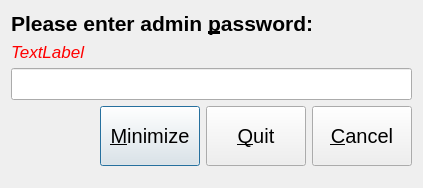
<?xml version="1.0" encoding="UTF-8"?>
<ui version="4.0">
 <class>AdminDialog</class>
 <widget class="QDialog" name="AdminDialog">
  <property name="windowModality">
   <enum>Qt::ApplicationModal</enum>
  </property>
  <property name="enabled">
   <bool>true</bool>
  </property>
  <property name="geometry">
   <rect>
    <x>0</x>
    <y>0</y>
    <width>423</width>
    <height>188</height>
   </rect>
  </property>
  <property name="minimumSize">
   <size>
    <width>0</width>
    <height>0</height>
   </size>
  </property>
  <property name="windowTitle">
   <string>Dialog</string>
  </property>
  <property name="windowIcon">
   <iconset resource="res.qrc">
    <normaloff>:/res/karaoke.png</normaloff>:/res/karaoke.png</iconset>
  </property>
  <property name="styleSheet">
   <string notr="true"/>
  </property>
  <layout class="QGridLayout" name="gridLayout">
   <item row="10" column="0" colspan="5">
    <widget class="QLineEdit" name="pwdEdit">
     <property name="font">
      <font>
       <pointsize>15</pointsize>
      </font>
     </property>
     <property name="echoMode">
      <enum>QLineEdit::Password</enum>
     </property>
    </widget>
   </item>
   <item row="11" column="2">
    <widget class="QPushButton" name="minimizeBtn">
     <property name="minimumSize">
      <size>
       <width>100</width>
       <height>60</height>
      </size>
     </property>
     <property name="font">
      <font>
       <pointsize>15</pointsize>
      </font>
     </property>
     <property name="text">
      <string>&amp;Minimize</string>
     </property>
    </widget>
   </item>
   <item row="11" column="3">
    <widget class="QPushButton" name="quitBtn">
     <property name="minimumSize">
      <size>
       <width>100</width>
       <height>60</height>
      </size>
     </property>
     <property name="font">
      <font>
       <pointsize>15</pointsize>
      </font>
     </property>
     <property name="text">
      <string>&amp;Quit</string>
     </property>
    </widget>
   </item>
   <item row="11" column="4">
    <widget class="QPushButton" name="cancelBtn">
     <property name="minimumSize">
      <size>
       <width>100</width>
       <height>60</height>
      </size>
     </property>
     <property name="font">
      <font>
       <pointsize>15</pointsize>
      </font>
     </property>
     <property name="text">
      <string>&amp;Cancel</string>
     </property>
    </widget>
   </item>
   <item row="12" column="3">
    <spacer name="verticalSpacer">
     <property name="orientation">
      <enum>Qt::Vertical</enum>
     </property>
     <property name="sizeHint" stdset="0">
      <size>
       <width>20</width>
       <height>40</height>
      </size>
     </property>
    </spacer>
   </item>
   <item row="11" column="0">
    <spacer name="horizontalSpacer">
     <property name="orientation">
      <enum>Qt::Horizontal</enum>
     </property>
     <property name="sizeHint" stdset="0">
      <size>
       <width>40</width>
       <height>20</height>
      </size>
     </property>
    </spacer>
   </item>
   <item row="0" column="0" colspan="5">
    <layout class="QVBoxLayout" name="verticalLayout">
     <item>
      <widget class="QLabel" name="label_2">
       <property name="minimumSize">
        <size>
         <width>363</width>
         <height>25</height>
        </size>
       </property>
       <property name="maximumSize">
        <size>
         <width>363</width>
         <height>25</height>
        </size>
       </property>
       <property name="font">
        <font>
         <pointsize>16</pointsize>
         <weight>75</weight>
         <italic>false</italic>
         <bold>true</bold>
         <underline>false</underline>
        </font>
       </property>
       <property name="styleSheet">
        <string notr="true">background-color: rgba(255, 255, 255, 0);</string>
       </property>
       <property name="text">
        <string>Please enter admin &amp;password:</string>
       </property>
       <property name="buddy">
        <cstring>pwdEdit</cstring>
       </property>
      </widget>
     </item>
     <item>
      <widget class="QLabel" name="infoLabel">
       <property name="enabled">
        <bool>true</bool>
       </property>
       <property name="font">
        <font>
         <pointsize>13</pointsize>
         <italic>true</italic>
        </font>
       </property>
       <property name="styleSheet">
        <string notr="true">color: rgb(255, 0, 0);
background-color: rgba(255, 255, 255, 0);</string>
       </property>
       <property name="text">
        <string>TextLabel</string>
       </property>
      </widget>
     </item>
    </layout>
   </item>
  </layout>
 </widget>
 <tabstops>
  <tabstop>pwdEdit</tabstop>
 </tabstops>
 <resources>
  <include location="res.qrc"/>
 </resources>
 <connections>
  <connection>
   <sender>minimizeBtn</sender>
   <signal>clicked()</signal>
   <receiver>AdminDialog</receiver>
   <slot>minimizeApp()</slot>
   <hints>
    <hint type="sourcelabel">
     <x>128</x>
     <y>171</y>
    </hint>
    <hint type="destinationlabel">
     <x>48</x>
     <y>114</y>
    </hint>
   </hints>
  </connection>
  <connection>
   <sender>cancelBtn</sender>
   <signal>clicked()</signal>
   <receiver>AdminDialog</receiver>
   <slot>cancelDialog()</slot>
   <hints>
    <hint type="sourcelabel">
     <x>413</x>
     <y>171</y>
    </hint>
    <hint type="destinationlabel">
     <x>414</x>
     <y>15</y>
    </hint>
   </hints>
  </connection>
  <connection>
   <sender>quitBtn</sender>
   <signal>clicked()</signal>
   <receiver>AdminDialog</receiver>
   <slot>quitApp()</slot>
   <hints>
    <hint type="sourcelabel">
     <x>265</x>
     <y>139</y>
    </hint>
    <hint type="destinationlabel">
     <x>230</x>
     <y>179</y>
    </hint>
   </hints>
  </connection>
  <connection>
   <sender>pwdEdit</sender>
   <signal>returnPressed()</signal>
   <receiver>minimizeBtn</receiver>
   <slot>click()</slot>
   <hints>
    <hint type="sourcelabel">
     <x>36</x>
     <y>82</y>
    </hint>
    <hint type="destinationlabel">
     <x>116</x>
     <y>150</y>
    </hint>
   </hints>
  </connection>
 </connections>
 <slots>
  <slot>minimizeApp()</slot>
  <slot>quitApp()</slot>
  <slot>cancelDialog()</slot>
 </slots>
</ui>
